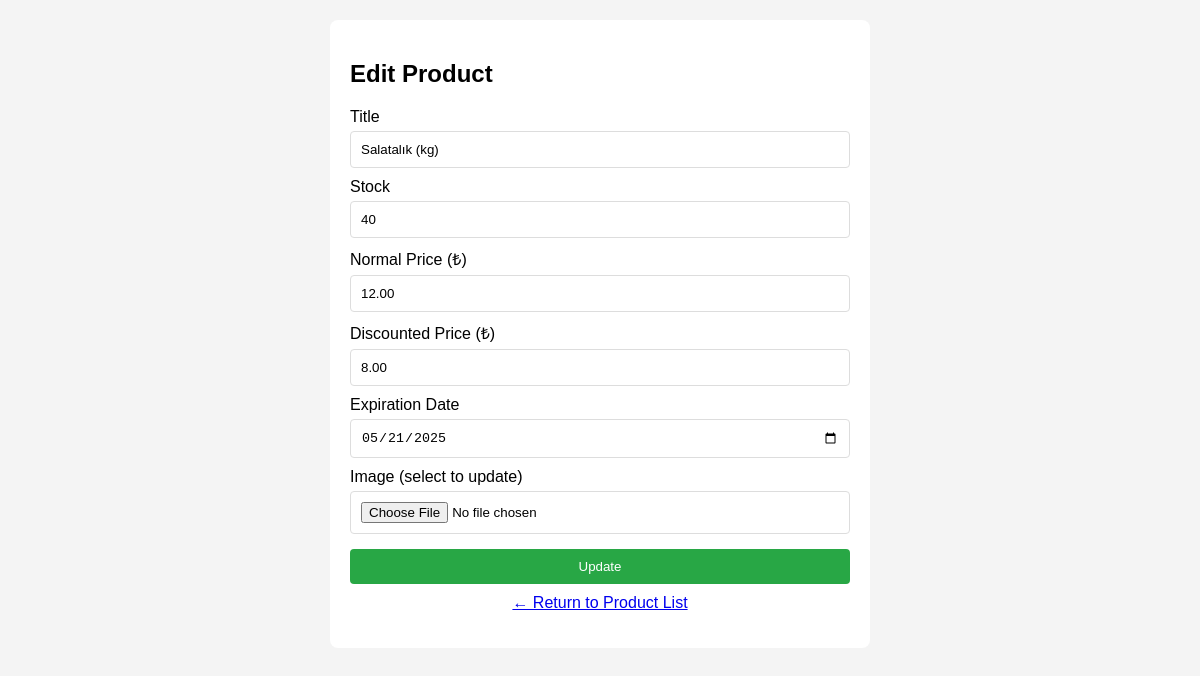
/edit_product.php?id=11 (signed in), run on the app's committed database.
### tables this page shows
CREATE TABLE IF NOT EXISTS `products` (
  `product_id`       int NOT NULL AUTO_INCREMENT,
  `market_id`        int NOT NULL,
  `title`            varchar(255) NOT NULL,
  `stock`            int NOT NULL,
  `normal_price`     decimal(10,2) NOT NULL,
  `discounted_price` decimal(10,2) NOT NULL,
  `expiration_date`  date NOT NULL,
  `image`            varchar(255) NOT NULL,
  PRIMARY KEY (`product_id`),
  KEY `market_id` (`market_id`)
);

### edit_product.php (the view, shortened to what this page needs)
<?php
$pdo = getPDO();
$id = (int)($_GET['id'] ?? 0);
$stmt = $pdo->prepare("SELECT p.*, m.user_id FROM products p JOIN markets m ON p.market_id = m.market_id WHERE p.product_id = ?");
$stmt->execute([$id]);
$row = $stmt->fetch();
?>
<!doctype html>
<html lang="tr">
<head>
</head>
<body>
  <div class="container">
    <h2>Edit Product</h2>
    <form method="POST" enctype="multipart/form-data">
      <label>Title</label>
      <input name="title" type="text" value="<?= htmlspecialchars($row['title']) ?>" required>
      <label>Stock</label>
      <input name="stock" type="number" min="1" value="<?= htmlspecialchars($row['stock']) ?>" required>
      <label>Normal Price (₺)</label>
      <input name="normal_price" type="number" step="0.01" value="<?= htmlspecialchars($row['normal_price']) ?>" required>
      <label>Discounted Price (₺)</label>
      <input name="discounted_price" type="number" step="0.01" value="<?= htmlspecialchars($row['discounted_price']) ?>" required>
      <label>Expiration Date</label>
      <input name="expiration_date" type="date" value="<?= htmlspecialchars($row['expiration_date']) ?>" required>
      <label>Image (select to update)</label>
      <input name="image" type="file" accept="image/*">
      <button type="submit">Update</button>
    </form>
    <p style="text-align:center;margin-top:10px;">
      <a href="market_products.php">← Return to Product List</a>
    </p>
  </div>
</body>
</html>

### edit_product.php (style rules this page uses)
body { font-family:Arial,sans-serif;background:#f4f4f4;margin:0;padding:20px; }
.container { max-width:500px;margin:0 auto;background:#fff;padding:20px;border-radius:8px; }
label { display:block;margin-top:10px; }
input,button { width:100%;padding:10px;margin-top:5px;border:1px solid #ddd;border-radius:4px;box-sizing:border-box; }
button { background:#28a745;color:#fff;border:none;cursor:pointer;margin-top:15px; }

### data on the page
products: title "Salatalık (kg)", stock "40", normal_price "12.00", discounted_price "8.00", expiration_date "05/21/2025"
